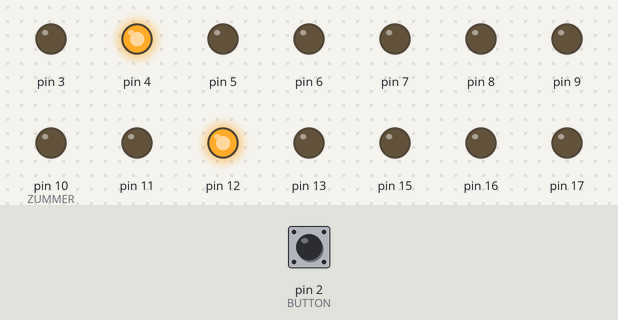
This sketch was run on a simulated Arduino Uno, built with avr-gcc and run on an emulated ATmega328P. On the bench: output pins drawn as LEDs (lit = HIGH). Dashed ring = blinking. Inputs (shaded band) come from the test bench; at power-on: pin 2 (BUTTON) HIGH.

Above: at 1.2 s.
1.3 s: pin 2 (BUTTON) pulled LOW for 0.15 s
At 3.0 s:
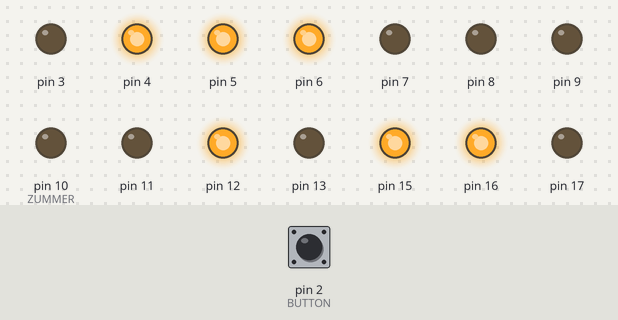
4.4 s: pin 2 (BUTTON) pulled LOW for 1 s
At 8.2 s:
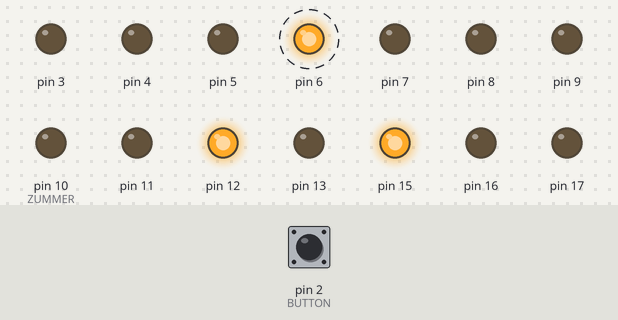
8.4 s: pin 2 (BUTTON) pulled LOW for 3.2 s
At 13.8 s:
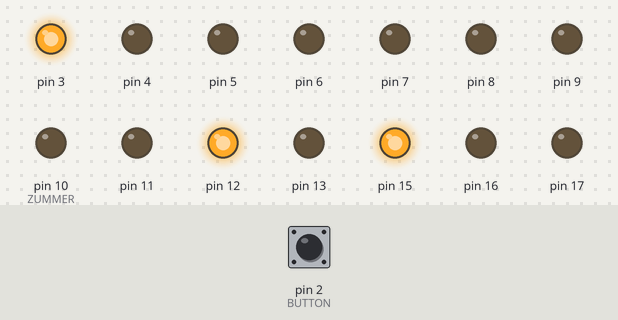
16.1 s: pin 2 (BUTTON) pulled LOW for 0.15 s
At 16.32 s:
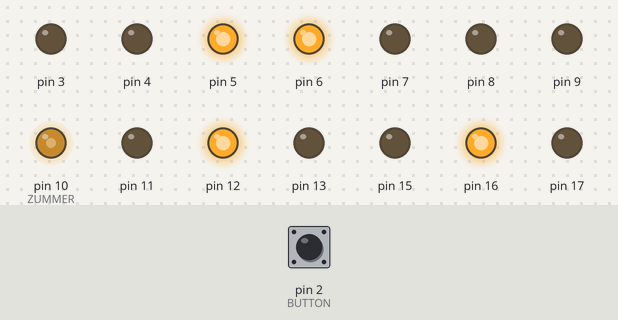
18.0 s: pin 2 (BUTTON) pulled LOW for 0.15 s
At 22.6 s:
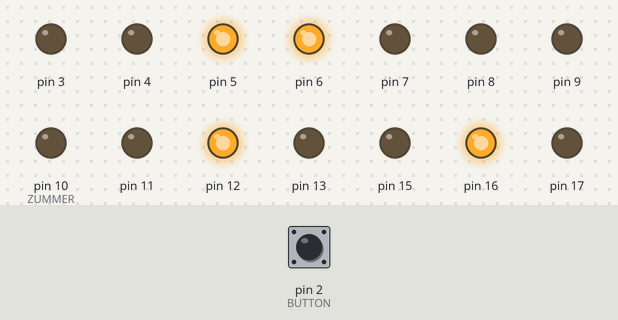
24.1 s: pin 2 (BUTTON) pulled LOW for 1 s
At 30.1 s:
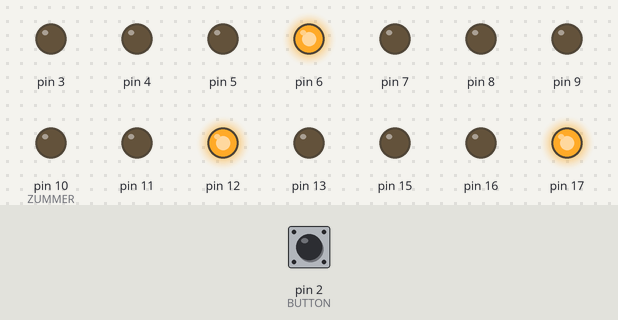
Timing chart, 0 to 33.9 s (numbered marks = the images above; inputs shaded):
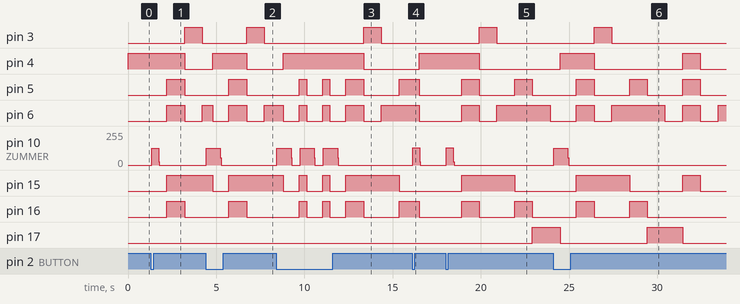

The sketch:

timer90.ino
```cpp
/* СООТВЕТСТВИЕ ПИНОВ (по факту)
2  - КНОПКА
3  -  8 LED "c2"
4  -  7 LED "g2"
5  -  6 LED "d2"
6  -  5 LED "e2"
7  -  3 LED "c1"
8  -  2 LED "d1"
9  -  1 LED "e1"
10 - ЗУММЕР
11 - 18 LED "f1"
12 - 17 LED "g1"
13 - 16 LED "a1"
A0 (14) - 15 LED "b1"
A1 (15) - 12 LED "f2"
A2 (16) - 11 LED "a2"
A3 (17) - 10 LED "b2"
*/

// Определим синонимы и глобальные переменные
#define BUTTON 2  // Дадим название пину кнопки
#define ZUMMER 10 // Дадим название пину пищалки

byte    d_map[10];        // память знакогенератора (массив)
byte    l_pin[14];        // мап пинов на сегменты знакоместа (массив)

boolean timer_stopped = true;  // Флаг "таймер остановлен"


// Предустановки и инициализации
void setup() {
  pinMode(ZUMMER, OUTPUT);   // активируем режим пина для зуммера на "выход"
  digitalWrite(ZUMMER,LOW);  // запишем туда "нулевой уровень" (зачем там постояное питание? пищать все равно не будет, но все же)
  digitalWrite(BUTTON,HIGH); // запишем в кнопку "высокий уровень" (активируем "внутренние" резисторы, иначе не работает одновреенно с сегментами, без них норм, что странно)

// массив соответствия секторов индикатора пинам (по факту)
  l_pin[0]  = 13;  // A 1
  l_pin[1]  = 14;  // B 1
  l_pin[2]  = 7;   // C 1
  l_pin[3]  = 8;   // D 1
  l_pin[4]  = 9;   // E 1
  l_pin[5]  = 11;  // F 1
  l_pin[6]  = 12;  // G 1
  l_pin[7]  = 16;  // A 2
  l_pin[8]  = 17;  // B 2
  l_pin[9]  = 3;   // C 2
  l_pin[10] = 5;   // D 2
  l_pin[11] = 6;   // E 2
  l_pin[12] = 15;  // F 2
  l_pin[13] = 4;   // G 2

// Инициализация пинов (в цикле) для работы с сегментами индикатора
  for (byte i=0;i<14;i++) {
    pinMode(l_pin[i],OUTPUT);    // активируем "выход"
    digitalWrite(l_pin[i],HIGH); // активируем "внутренние" резисторы
 }

// массив "карта символов". Теоретически можно расширить, но нам достаточно
  d_map[0]  = 0b00000010; // 0
  d_map[1]  = 0b10011110; // 1
  d_map[2]  = 0b00100100; // 2
  d_map[3]  = 0b00001100; // 3
  d_map[4]  = 0b10011000; // 4
  d_map[5]  = 0b01001000; // 5
  d_map[6]  = 0b01000000; // 6
  d_map[7]  = 0b00011110; // 7
  d_map[8]  = 0b00000000; // 8
  d_map[9]  = 0b00001000; // 9

}

/* Функция отображения символа на индикаторе
 * Входные параметры
 *   byte d        - символ, который нужно отобразить (соответствует массиву "карта символов" d_map[])
 *   boolean left  - признак сегмента (true - первый, false - левый), т.к. у нас индикатор двухсегментный.
 */
void set_digit(byte d, boolean left) {
  byte i=0;          // служебная переменная, счетчик, который обходит пины по порядку.
  byte sdvig=0;      // коррекция счетчика пинов (в массиве l_pin[] левые с 0, правые с 7)
  if (left == false) // Если не левый индикатор, то увеличиваем счетчик
    sdvig=7;

  for (byte mask=0x80;mask!=1;mask>>=1) // цикл обхода маски (сдвигом на 1) для нужного символа
    digitalWrite(l_pin[sdvig+i++],(d_map[d]&mask) ? HIGH : LOW ); // записываем в соответствующий пин значение взятое из маски
}


/* Функция генерации звука пьезоэлементом. Все достаточно тупо и просто ))))
 * Входные параметры
 *   int vDelay    - период в микросекундах, по которому генерится звук.
 */
void beep(int vDelay){
  for (int i=0;i<=1000;i++){ // собственно "колебаем" пьезо 1000 раз
    digitalWrite(ZUMMER, HIGH);   // подаем на пьезо напряжение
    delayMicroseconds(vDelay);    // ждем "период"
    digitalWrite(ZUMMER, LOW);    // снимаем напряжение
    delayMicroseconds(vDelay);    // и опять ждем
  }
}

/* Функция проверки нажатия кнопки.
 * Входных параметров нет, не нужны же )
 */
boolean button_is_down(){
  if(digitalRead(BUTTON)==LOW) // Проверяем нажатие кнопки, что бы можно было остановить таймер в любом состоянии
  {
    timer_stopped = true;   // переключаем флаг на "останов"
    beep(200);              // Подтверждающий бип, он же небольшая сглаживающая задержка
    return true;            // Возвращаем подтверждение останова
  }
    return false;           // не подтверждаем нажатие кнопки
}

// Основная функция которая выполняется непрерывно
void loop() {
int popravka = 0; // переменная с поправкой, нужна для исправления дефекта в результате "бипа"
int ten = 0;               //десятки
int one = 0;               //единицы

//Включим экран
set_digit(0, true);   // отображаем ноль слева
set_digit(0, false);  // ... и справа.

// Проверка на нажатие кнопки
if(digitalRead(BUTTON)==LOW) // т.к. включен внутренний подтягивающий резистор, то LOW
{
  // Нажатие сработало
  timer_stopped = false; // сменим флаг на противоположный, что бы запустить счетчик
  beep(200);             // подтвердим нажатие звуком
  delay(500);            // небольшая задержка, для сглаживания вероятного дребезга кнопки, вместе с бипом - более чем достаточно.
}

// Можно было вынести в отдельную функцию, но смысла нет.
if (timer_stopped == false){       // Если таймер не остановлен, то запускаем цикл счетчика...

  for (int dtimer=1;dtimer<91;dtimer++){
    ten=dtimer/10;               // вычленим десятки
    one=dtimer%10;               // вычленим единицы
    set_digit(ten, true);      // рисуем цифру слева
    set_digit(one, false);     // ... и справа

    // Дополнительное условие для звукового сигнала
    //  - если отображается 30 секунд
      if (dtimer==30){
        beep(100);
        popravka = 100; // собственно поправка, что бы счетчик не "тормозил"
      }
    //  - если отображаются последние 3 секунды таймера текущего и превышеного
      else if ((dtimer<=59 && dtimer >= 57) || (dtimer<=89 && dtimer >= 87)){
        beep(200);
         popravka = 200; // собственно поправка, что бы счетчик не "тормозил"
      }
      else { // нет звука - нет поправки
        popravka = 0;
      }

    // Условие на превышение таймера (60 секунд) и окончание (99 секунд). Звук другой, поправка все так же нужна, счетчик дальше тикает.
      if (dtimer==60 || dtimer==90) {
        beep(400);
        popravka = 400; // собственно опять поправка, что бы счетчик не "тормозил"
      }

    // Дальше каждые 5 секунд слегка попискиваем, ибо нефиг
      if ((dtimer>60 && dtimer<90) && (one == 0 || one == 5)){
        beep(100);
        popravka = 100; // собственно поправка, что бы счетчик не "тормозил"
      }

    // Цикл с паузой, что бы секунды тикали нормально, с учетом поправки )))
    for (int timer_pause=0;timer_pause<(1000-popravka*2);timer_pause++){
      if(button_is_down() == true) return;   // Проверим нажатость кнопки и при необходимости прерываем текущее выполнение функции loop, и все начинается с начала )))
      delayMicroseconds(1000);   // Собственно сама микропауза, которая выполненная 1000 раз дает 1 секунду.
    }
  }

  timer_stopped = true; // Если все же таймер дошел до конца, меняем флаг на "останов" принудительно, что бы без нашего желания на второй круг счетчик не пошел.
  delay(500);           // пауза уже не особо нужна тут, просто сохранилась из предыдущих редакций.
}
}

// все, конец файла.
```

Measured:
- after the input at 1.3 s, pin 3: LOW → HIGH after 1.9 s, → LOW 1.0 s later; pin 4: HIGH → LOW after 1.9 s; pin 5, pin 16: LOW → HIGH after 0.91 s, → LOW 1.0 s later; pin 6: LOW → HIGH after 0.91 s, → LOW 1.0 s later, → HIGH 1.0 s later; pin 10 (ZUMMER): 0/255 → 127/255 at once, → 0/255 0.40 s later
- after the input at 4.4 s, pin 3: LOW → HIGH after 2.3 s, → LOW 1.0 s later; pin 4: LOW → HIGH after 0.41 s instead of 3.8 s; pin 10 (ZUMMER): 0/255 → 127/255 at once, → 0/255 0.80 s later; pin 17: stays LOW (without the input it goes to HIGH after 1.8 s)
- after the input at 8.4 s, pin 3: LOW → HIGH after 5.0 s, → LOW 1.0 s later; pin 8: stays LOW (without the input it goes to HIGH after 6.4 s)
- after the input at 16.1 s, pin 4: LOW → HIGH after 0.41 s; pin 6: HIGH → LOW after 0.41 s instead of 1.3 s; pin 10 (ZUMMER): 0/255 → 128/255 at once, → 0/255 0.40 s later; pin 17: stays LOW (without the input it goes to HIGH after 0.27 s)
- after the input at 18.0 s, pin 3: LOW → HIGH after 1.9 s, → LOW 1.0 s later; pin 4: HIGH → LOW after 1.9 s; pin 5, pin 16: alternates HIGH for 1.0 s and LOW for 2.0 s, starting after 0.91 s; pin 6: LOW → HIGH after 0.91 s, → LOW 1.0 s later, → HIGH 1.0 s later, → LOW 3.0 s later; pin 10 (ZUMMER): 0/255 → 128/255 at once, → 0/255 0.40 s later
- after the input at 24.1 s, pin 8, pin 9, pin 11, pin 13: stays LOW (without the input it goes to HIGH after 3.8 s); pin 10 (ZUMMER): 0/255 → 127/255 at once, → 0/255 0.80 s later
